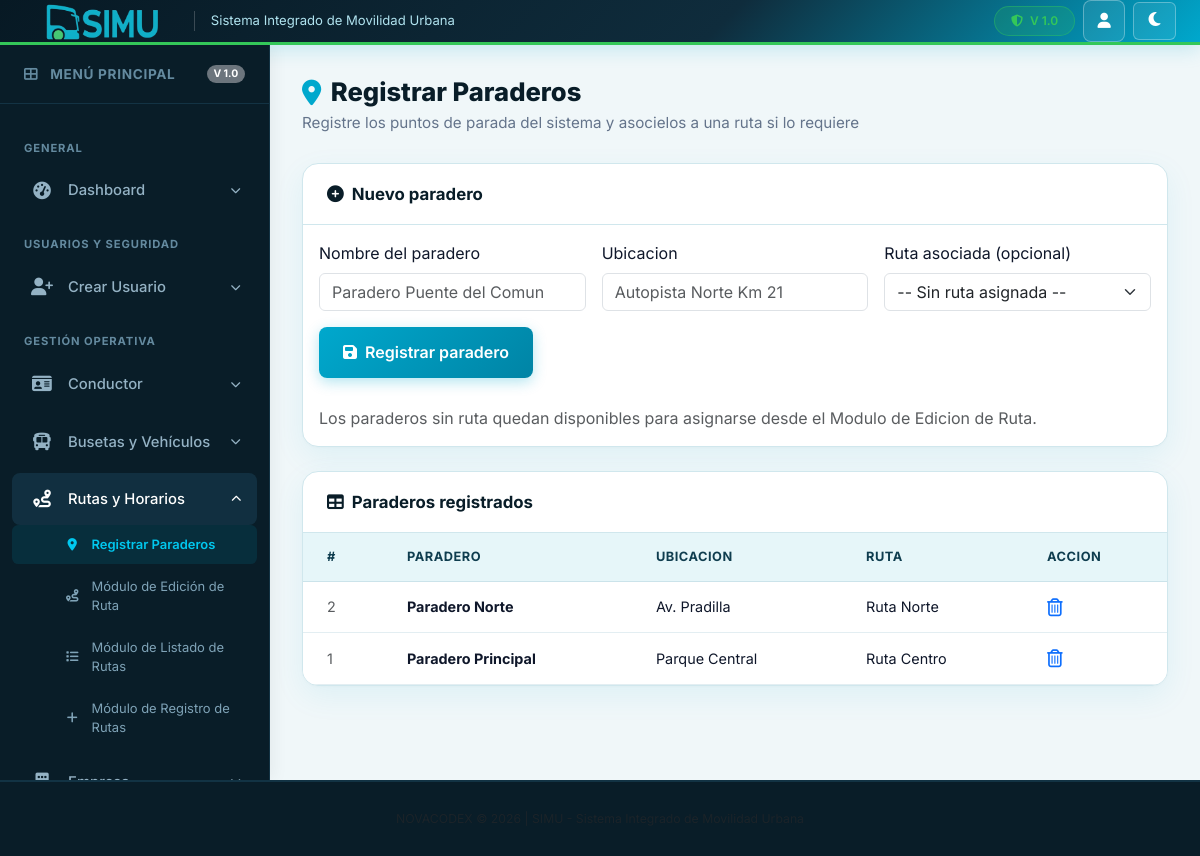
The page /index.php?pg=registrarParaderos (signed in) on the database its author committed.
### tables this page shows
CREATE TABLE `paradero` (
  `id_paradero` int(11) NOT NULL,
  `nombre` varchar(100) NOT NULL,
  `ubicacion` varchar(150) NOT NULL,
  `id_ruta` int(11) DEFAULT NULL
);

CREATE TABLE `ruta` (
  `id_ruta` int(11) NOT NULL,
  `nombre` varchar(100) NOT NULL,
  `origen` varchar(100) NOT NULL,
  `destino` varchar(100) NOT NULL,
  `horario` time NOT NULL
);

### models/mrepar.php (called while the page is built, shortened)
<?php
class Mrepar extends Conexion
{
    public function listar()
    {
        $con = $this->get_conexion();
        $sql = "SELECT p.id_paradero, p.nombre, p.ubicacion, r.nombre AS ruta
                FROM paradero p
                LEFT JOIN ruta r ON r.id_ruta = p.id_ruta
                ORDER BY p.id_paradero DESC";
        $st = $con->prepare($sql);
        $st->execute();
        return $st->fetchAll(PDO::FETCH_ASSOC);
    }
}

### controllers/crepar.php (called while the page is built, shortened)
<?php
require_once __DIR__ . '/../models/mrepar.php';
class Crepar
{
    private $modelo;
    public function __construct()
    {
        $this->modelo = new Mrepar();
    }
    public function index()
    {
        $mensaje = '';
        $tipo    = '';
        return [
            'rutas'     => $this->modelo->listarRutas(),
            'paraderos' => $this->modelo->listar(),
            'mensaje'   => $mensaje,
            'tipo'      => $tipo
        ];
    }
}

### views/vrepar.php (the view, shortened to what this page needs)
<?php
require_once __DIR__ . '/../controllers/crepar.php';
$cRepar = new Crepar();
$datRepar = $cRepar->index();
$paraderos = $datRepar['paraderos'];
?>
<div class="dashboard-container">
    <header class="dash-header">
        <h1 class="dash-title"><i class="fas fa-map-marker-alt"></i> Registrar Paraderos</h1>
        <p class="dash-subtitle">Registre los puntos de parada del sistema y asocielos a una ruta si lo requiere</p>
    </header>
    <div class="dash-table-card">
        <div class="dash-table-header">
            <h3><i class="fas fa-plus-circle me-2"></i>Nuevo paradero</h3>
        </div>
        <form method="post" action="index.php?pg=registrarParaderos" class="p-3">
            <div class="row g-3">
                <div class="col-md-4">
                    <label for="nombre" class="form-label">Nombre del paradero</label>
                    <input type="text" class="form-control" id="nombre" name="nombre" maxlength="100" placeholder="Paradero Puente del Comun" required>
                </div>
                <div class="col-md-4">
                    <label for="ubicacion" class="form-label">Ubicacion</label>
                    <input type="text" class="form-control" id="ubicacion" name="ubicacion" maxlength="150" placeholder="Autopista Norte Km 21" required>
                </div>
                <div class="col-md-4">
                    <label for="id_ruta" class="form-label">Ruta asociada (opcional)</label>
                    <select name="id_ruta" id="id_ruta" class="form-select">
                        <option value="">-- Sin ruta asignada --</option>
                    </select>
                </div>
            </div>
            <div class="dash-actions mt-3">
                <button type="submit" class="btn btn-primary"><i class="fas fa-save me-2"></i>Registrar paradero</button>
            </div>
            <p class="text-muted mt-2 mb-0">Los paraderos sin ruta quedan disponibles para asignarse desde el Modulo de Edicion de Ruta.</p>
        </form>
    </div>
    <div class="dash-table-card mt-4">
        <div class="dash-table-header">
            <h3><i class="fas fa-table me-2"></i>Paraderos registrados</h3>
        </div>
        <div class="table-responsive">
            <table class="table align-middle">
                <thead>
                    <tr>
                        <th>#</th>
                        <th>Paradero</th>
                        <th>Ubicacion</th>
                        <th>Ruta</th>
                        <th>Accion</th>
                    </tr>
                </thead>
                <tbody>
                    <?php if (count($paraderos) > 0) { ?>
                        <?php foreach ($paraderos as $p) { ?>
                            <tr>
                                <td class="text-muted"><?= (int)$p['id_paradero']; ?></td>
                                <td><strong><?= htmlspecialchars($p['nombre']); ?></strong></td>
                                <td><?= htmlspecialchars($p['ubicacion']); ?></td>
                                <td><?= ($p['ruta'] != '') ? htmlspecialchars($p['ruta']) : '<span class="text-muted">Sin ruta</span>'; ?></td>
                                <td>
                                    <a href="index.php?pg=registrarParaderos&ope=4&id_paradero=<?= (int)$p['id_paradero']; ?>" title="Eliminar paradero" onclick="return confirm('Desea eliminar el paradero <?= htmlspecialchars(addslashes($p['nombre'])); ?>?')">
                                    </a>
                                </td>
                            </tr>
                        <?php } ?>
                    <?php } else { ?>
                        <tr>
                            <td colspan="5" class="text-center text-muted py-4">Aun no hay paraderos registrados.</td>
                        </tr>
                    <?php } ?>
                </tbody>
            </table>
        </div>
    </div>
</div>

### css/menu.css (style rules this page uses)
:root { --sidebar-width: 270px; --sidebar-collapsed-width: 70px; --sidebar-bg: #091d28; --sidebar-bg-hover: #143547; --sidebar-active-bg: linear-gradient( 135deg, #00a8cd 0%, #0084a5 100% ); --sidebar-text: #94b2c4; --sidebar-text-active: #ffffff; --sidebar-border: #133344; --accent-color: #00a8cd; }

### rows shown on the page
paradero: id_paradero "2", nombre "Paradero Norte", ubicacion "Av. Pradilla", id_ruta.nombre "Ruta Norte"
paradero: id_paradero "1", nombre "Paradero Principal", ubicacion "Parque Central", id_ruta.nombre "Ruta Centro"
